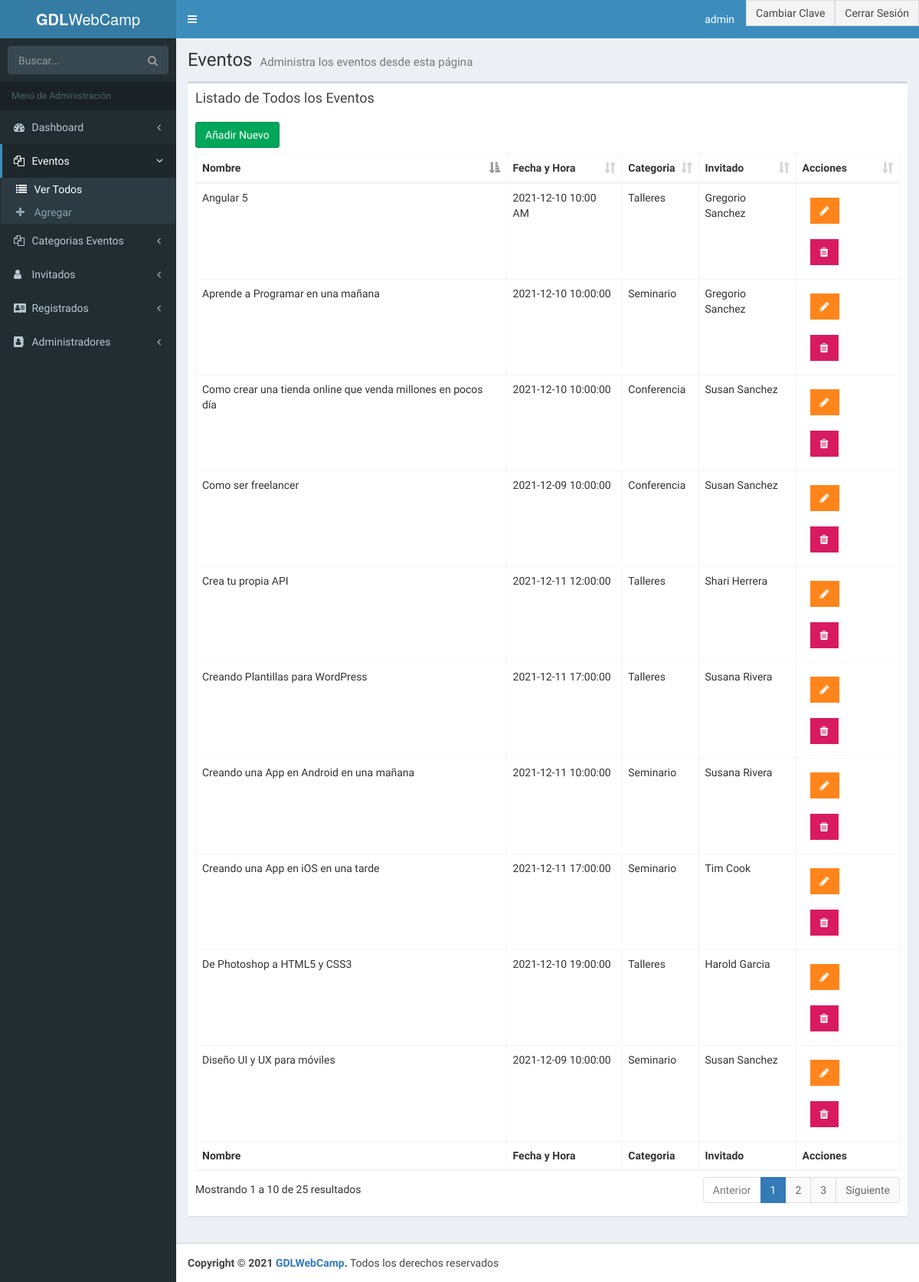
The page /admin/lista-eventos.php (signed in) on the database as committed earlier.
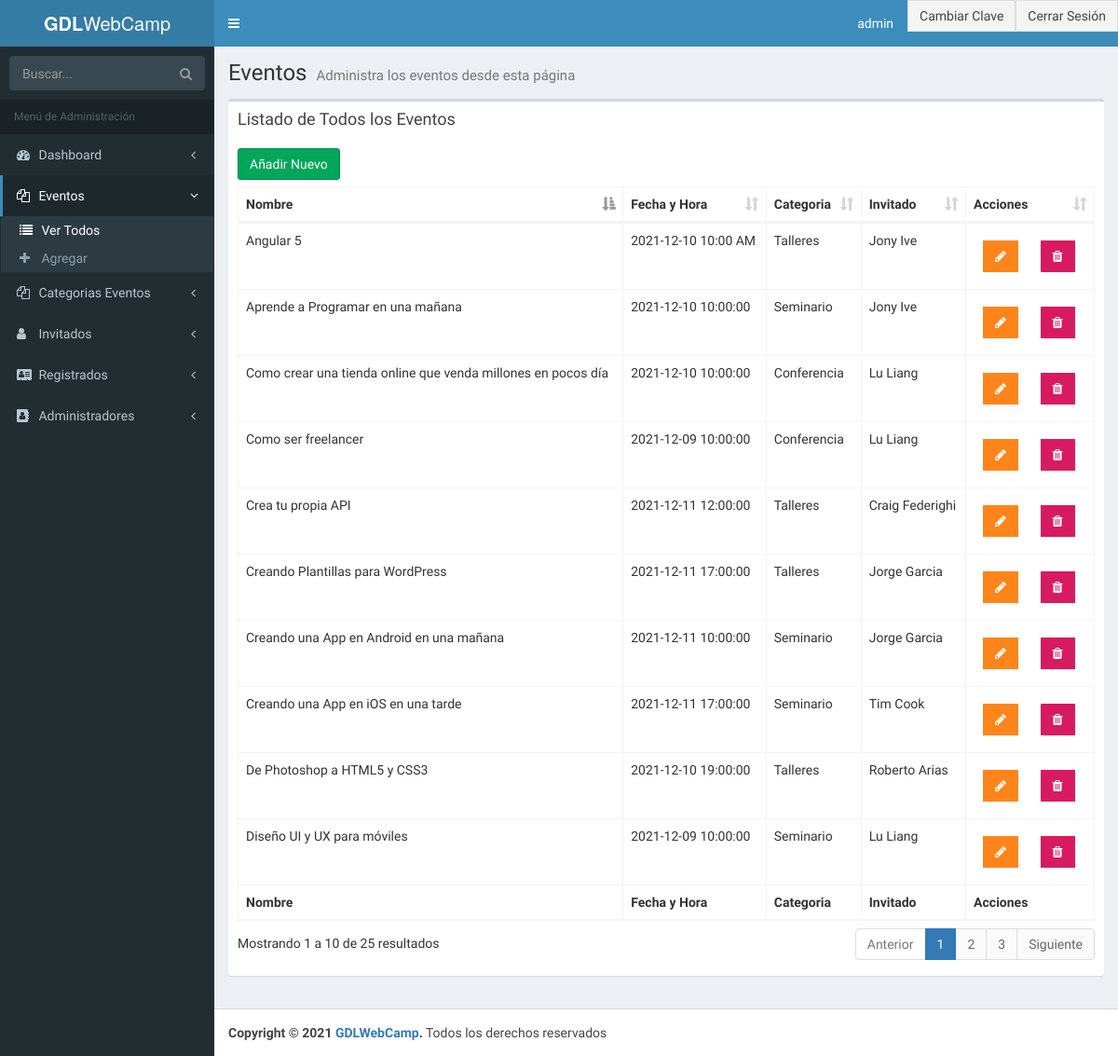
The same page on the database as committed later.
### tables this page shows
CREATE TABLE `eventos` (
  `evento_id` tinyint(10) NOT NULL,
  `nombre_evento` varchar(60) NOT NULL,
  `fecha_evento` date NOT NULL,
  `hora_evento` varchar(10) NOT NULL,
  `id_cat_evento` tinyint(10) NOT NULL,
  `id_inv` tinyint(4) NOT NULL,
  `clave` varchar(10) NOT NULL
);

CREATE TABLE `categoria_evento` (
  `id_categoria` tinyint(10) NOT NULL,
  `cat_evento` varchar(50) NOT NULL,
  `icono` varchar(15) NOT NULL,
  `actualizado` datetime NOT NULL
);

CREATE TABLE `invitados` (
  `invitado_id` tinyint(4) NOT NULL,
  `nombre_invitado` varchar(30) NOT NULL,
  `apellido_invitado` varchar(30) NOT NULL,
  `descripcion` text NOT NULL,
  `url_imagen` varchar(50) NOT NULL,
  `editado` datetime NOT NULL
);

### admin/funciones/funciones.php (called while the page is built, shortened)
<?php
function obtener_template() {
    $file = basename($_SERVER['PHP_SELF']);
    $pagename = str_replace(".php","",$file);
    return $pagename;
}

### admin/lista-eventos.php (the view, shortened to what this page needs)
<?php
include_once 'funciones/funciones.php';
include_once 'templates/header.php'; ?>
<body class="hold-transition skin-blue fixed sidebar-mini">
<div class="wrapper">
    <?php include_once 'templates/barra.php'; ?>
    <?php include_once 'templates/navegacion.php'; ?>
  <div class="content-wrapper">
    <section class="content-header">
      <h1>
        Eventos
        <small>Administra los eventos desde esta página</small>
      </h1>
    </section>
    <section class="content">
    <div class="row">
      <div class="col-xs-12">
        <div class="box">
          <div class="box-header">
            <h3 class="box-title">Listado de Todos los Eventos</h3>
          </div>
          <div class="box-body">
            <a href="nuevo-evento.php" class="btn btn-success">Añadir Nuevo</a>
            <table id="registros" class="table table-bordered table-hover">
                <thead>
                        <tr>
                            <th>Nombre</th>
                            <th>Fecha y Hora</th>
                            <th>Categoria</th>
                            <th>Invitado</th>
                            <th>Acciones</th>
                        </tr>
                </thead>
                <tbody>
                <?php
                  try {
                    $sql = "SELECT `evento_id`, `nombre_evento`, `fecha_evento`, `hora_evento` , `cat_evento`, `nombre_invitado`, `apellido_invitado` ";
                    $sql .= "FROM `eventos` ";
                    $sql .= "INNER JOIN `categoria_evento` ";
                    $sql .= "ON eventos.id_cat_evento=categoria_evento.id_categoria ";
                    $sql .= "INNER JOIN `invitados` ";
                    $sql .= "ON eventos.id_inv=invitados.invitado_id ";
                    $sql .= "ORDER BY `evento_id` ";
                    $resultado = $conn->query($sql);
                  } catch (Exception $e) {
                    $error = $e->getMessage();
                  }
                  while($eventos = $resultado->fetch_assoc() ) {  ?>
                      <tr>
                              <td><?php echo $eventos['nombre_evento']; ?></td>
                              <td><?php echo $eventos['fecha_evento'] ." ". $eventos['hora_evento'];  ?></td>
                              <td><?php echo $eventos['cat_evento'] ?></td>
                              <td><?php echo $eventos['nombre_invitado'] . " " . $eventos['apellido_invitado']; ?></td>
                              <td>
                                  <a href="editar-evento.php?id=<?php echo $eventos['evento_id']; ?>" type="button" class="btn bg-orange btn-flat margin"> <i class="fa fa-pencil" aria-hidden="true"></i></a>
                                  <a href="#" data-id="<?php echo $eventos['evento_id']; ?>" data-tipo="evento" type="button" class="btn bg-maroon btn-flat margin borrar_registro"><i class="fa fa-trash" aria-hidden="true"></i></a>
                             </td>
                      </tr>
                  <?php } ?>
                </tbody>
                <tfoot>
                      <tr>
                          <th>Nombre</th>
                          <th>Fecha y Hora</th>
                          <th>Categoria</th>
                          <th>Invitado</th>
                          <th>Acciones</th>
                      </tr>
                </tfoot>
            </table>
          </div>
        </div>
      </div>
    </div>
  </section>
  </div>
<?php
  include_once 'templates/footer.php';
  include_once 'templates/footer-scripts.php';
?>

### admin/templates/header.php (shortened to what this page needs)
<!DOCTYPE html>
<html>
<head>
      <link rel="stylesheet" href="css/select2.css">
      <link rel="stylesheet" href="css/bootstrap.min.css">
      <link rel="stylesheet" href="css/font-awesome.min.css">
      <link rel="stylesheet" href="css/ionicons.min.css">
      <link rel="stylesheet" href="css/AdminLTE.min.css">
      <link rel="stylesheet" href="css/sweetalert2.min.css">
      <link rel="stylesheet" href="css/dataTables.bootstrap.min.css">
      <link rel="stylesheet" href="css/bootstrap-datepicker.min.css">
      <link rel="stylesheet" href="css/bootstrap-timepicker.min.css">
      <link rel="stylesheet" href="css/fontawesome-iconpicker.css">
      <link rel="stylesheet" href="css/morris.css">
      <link rel="stylesheet" href="css/icheck.css">
      <link rel="stylesheet" href="css/_all-skins.min.css">
      <link rel="stylesheet" href="css/gdlwebcamp.css">
</head>

### admin/templates/barra.php (shortened to what this page needs)
<header class="main-header">
  <a href="../index.php" class="logo">
    <span class="logo-lg"><b>GDL</b>WebCamp</span>
  </a>
  <nav class="navbar navbar-static-top">
    <a href="#" class="sidebar-toggle" data-toggle="push-menu" role="button">
    </a>
    <div class="navbar-custom-menu">
      <ul class="nav navbar-nav">
          <li class="dropdown user user-menu">
              <a href="#" class="dropdown-toggle" data-toggle="dropdown">
                <?php $usuario = $_SESSION['usuario']; ?>
                <span class="hidden-xs"><?php echo $usuario; ?></span>
              </a>
                  <li class="user-footer">
                      <div class="pull-left">
                        <a href="#" class="btn btn-default btn-flat">Cambiar Clave</a>
                      </div>
                      <div class="pull-right">
                        <a href="login.php?cerrar_sesion=true" class="btn btn-default btn-flat">Cerrar Sesión</a>
                      </div>
                  </li>
              </ul>
    </div>
  </nav>
</header>

### admin/templates/navegacion.php (shortened to what this page needs)
<?php $template = obtener_template(); ?>
  <aside class="main-sidebar">
    <section class="sidebar">
      <form action="#" method="get" class="sidebar-form">
        <div class="input-group">
          <input type="text" name="q" class="form-control" placeholder="Buscar...">
              <span class="input-group-btn">
                  <button type="submit" name="search" id="search-btn" class="btn btn-flat"><i class="fa fa-search"></i>
                  </button>
              </span>
        </div>
      </form>
      <ul class="sidebar-menu" data-widget="tree">
            <li class="header">Menú de Administración</li>
            <li class="treeview">
                <a href="#">
                    <i class="fa fa-dashboard"></i> <span>Dashboard</span>
                    <span class="pull-right-container">
                        <i class="fa fa-angle-left pull-right"></i>
                    </span>
                </a>
            </li>
            <?php $paginas = array('nuevo-evento', 'lista-eventos', 'editar-evento'); ?>
            <li class="treeview <?php echo (in_array($template, $paginas) ) ? 'active' : '' ?> ">
                <a href="#">
                    <i class="fa fa-files-o"></i> <span>Eventos </span>
                    <span class="pull-right-container">
                        <i class="fa fa-angle-left pull-right"></i>
                    </span>
                </a>
                <ul class="treeview-menu">
                    <li class="<?php echo ($template =='lista-eventos' ) ? 'active' : '' ?>">
                        <a href="lista-eventos.php"><i class="fa fa-list" aria-hidden="true"></i> Ver Todos</a>
                    </li>
                    <li class="<?php echo ($template =='nuevo-evento' ) ? 'active' : '' ?>">
                        <a href="nuevo-evento.php"><i class="fa fa-plus" aria-hidden="true"></i> Agregar</a>
                    </li>
                </ul>
            </li>
            <li class="treeview">
                <a href="#">
                    <i class="fa fa-files-o"></i> <span>Categorias Eventos </span>
                    <span class="pull-right-container">
                        <i class="fa fa-angle-left pull-right"></i>
                    </span>
                </a>
            </li>
            <li class="treeview">
                <a href="#">
                    <i class="fa fa-user"></i> <span>Invitados </span>
                    <span class="pull-right-container">
                        <i class="fa fa-angle-left pull-right"></i>
                    </span>
                </a>
            </li>
            <li class="treeview">
                <a href="#">
                    <i class="fa fa-address-card"></i> <span>Registrados </span>
                    <span class="pull-right-container">
                        <i class="fa fa-angle-left pull-right"></i>
                    </span>
                </a>
            </li>
            <?php if($_SESSION['nivel'] == 1): ?>
                <li class="treeview">
                    <a href="#">
                        <i class="fa fa-address-book"></i> <span>Administradores </span>
                        <span class="pull-right-container">
                            <i class="fa fa-angle-left pull-right"></i>
                        </span>
                    </a>
                </li>
            <?php endif; ?>
        </ul>
    </section>
  </aside>

### admin/templates/footer.php (shortened to what this page needs)
  <footer class="main-footer">
    <strong>Copyright &copy; <?php echo date('Y'); ?> <a href="../index.php">GDLWebCamp</a>.</strong> Todos los derechos reservados
  </footer>
</div>

### admin/templates/footer-scripts.php (shortened to what this page needs)
</body>
</html>

Rows that differ between the two databases and show on the page:
changed through a linked row, eventos "Como ser freelancer": id_inv.nombre_invitado "Susan" → "Lu"; id_inv.apellido_invitado "Sanchez" → "Liang"
changed through a linked row, eventos "Diseño UI y UX para móviles": id_inv.nombre_invitado "Susan" → "Lu"; id_inv.apellido_invitado "Sanchez" → "Liang"
changed through a linked row, eventos "Angular 5": id_inv.nombre_invitado "Gregorio" → "Jony"; id_inv.apellido_invitado "Sanchez" → "Ive"
changed through a linked row, eventos "De Photoshop a HTML5 y CSS3": id_inv.nombre_invitado "Harold" → "Roberto"; id_inv.apellido_invitado "Garcia" → "Arias"
changed through a linked row, eventos "Como crear una tienda online que venda millones en pocos día": id_inv.nombre_invitado "Susan" → "Lu"; id_inv.apellido_invitado "Sanchez" → "Liang"
changed through a linked row, eventos "Aprende a Programar en una mañana": id_inv.nombre_invitado "Gregorio" → "Jony"; id_inv.apellido_invitado "Sanchez" → "Ive"
changed through a linked row, eventos "Crea tu propia API": id_inv.nombre_invitado "Shari" → "Craig"; id_inv.apellido_invitado "Herrera" → "Federighi"
changed through a linked row, eventos "Creando Plantillas para WordPress": id_inv.nombre_invitado "Susana" → "Jorge"; id_inv.apellido_invitado "Rivera" → "Garcia"
changed through a linked row, eventos "Creando una App en Android en una mañana": id_inv.nombre_invitado "Susana" → "Jorge"; id_inv.apellido_invitado "Rivera" → "Garcia"
